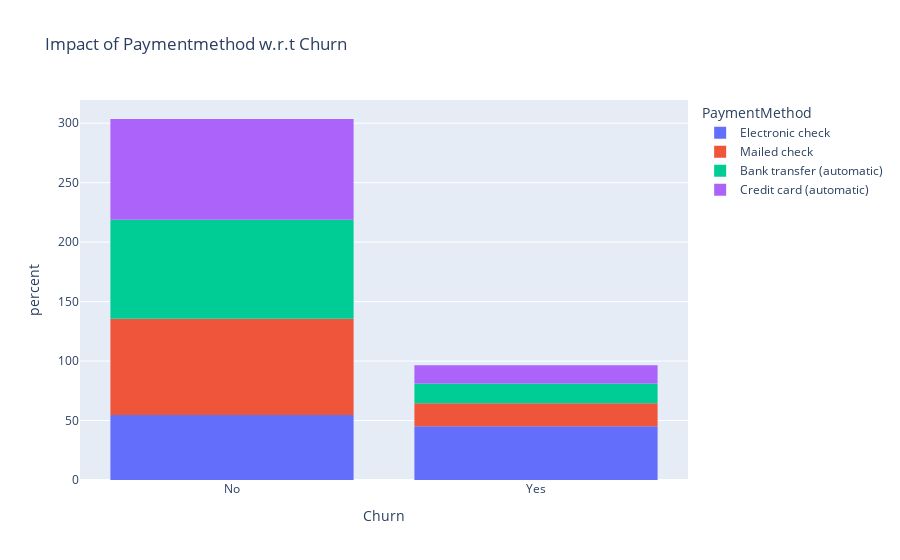

Notebook code cell kept with this figure:
### Markdown cell above
If you find this notebook helpful and inspiring, don’t forget to give it a thumbs up! 👍

### Code cell
fig = px.histogram(data_frame = tel_cust,
                    x = 'Churn',
                   color='PaymentMethod',
                  title='Impact of Paymentmethod w.r.t Churn',
                   histnorm='percent'
                  )
fig.show()

### Figure 1 — Plotly figure (JSON) as saved in the notebook; plotly's stock layout.template omitted (floating-point values rounded to 4 significant figures; data arrays with more than 128 entries replaced by an {"elided": "..."} marker saying what was removed)
{"data": [{"alignmentgroup": "True", "bingroup": "x", "histnorm": "percent", "hovertemplate": "PaymentMethod=Electronic check<br>Churn=%{x}<br>percent=%{y}<extra></extra>", "legendgroup": "Electronic check", "marker": {"color": "#636efa", "pattern": {"shape": ""}}, "name": "Electronic check", "offsetgroup": "Electronic check", "orientation": "v", "showlegend": true, "type": "histogram", "x": {"elided": "2365 str values"}, "xaxis": "x", "yaxis": "y"}, {"alignmentgroup": "True", "bingroup": "x", "histnorm": "percent", "hovertemplate": "PaymentMethod=Mailed check<br>Churn=%{x}<br>percent=%{y}<extra></extra>", "legendgroup": "Mailed check", "marker": {"color": "#EF553B", "pattern": {"shape": ""}}, "name": "Mailed check", "offsetgroup": "Mailed check", "orientation": "v", "showlegend": true, "type": "histogram", "x": {"elided": "1604 str values"}, "xaxis": "x", "yaxis": "y"}, {"alignmentgroup": "True", "bingroup": "x", "histnorm": "percent", "hovertemplate": "PaymentMethod=Bank transfer (automatic)<br>Churn=%{x}<br>percent=%{y}<extra></extra>", "legendgroup": "Bank transfer (automatic)", "marker": {"color": "#00cc96", "pattern": {"shape": ""}}, "name": "Bank transfer (automatic)", "offsetgroup": "Bank transfer (automatic)", "orientation": "v", "showlegend": true, "type": "histogram", "x": {"elided": "1542 str values"}, "xaxis": "x", "yaxis": "y"}, {"alignmentgroup": "True", "bingroup": "x", "histnorm": "percent", "hovertemplate": "PaymentMethod=Credit card (automatic)<br>Churn=%{x}<br>percent=%{y}<extra></extra>", "legendgroup": "Credit card (automatic)", "marker": {"color": "#ab63fa", "pattern": {"shape": ""}}, "name": "Credit card (automatic)", "offsetgroup": "Credit card (automatic)", "orientation": "v", "showlegend": true, "type": "histogram", "x": {"elided": "1521 str values"}, "xaxis": "x", "yaxis": "y"}], "layout": {"barmode": "relative", "legend": {"title": {"text": "PaymentMethod"}, "tracegroupgap": 0}, "title": {"text": "Impact of Paymentmethod w.r.t Churn"}, "xaxis": {"anchor": "y", "domain": [0, 1], "title": {"text": "Churn"}}, "yaxis": {"anchor": "x", "domain": [0, 1], "title": {"text": "percent"}}}}
